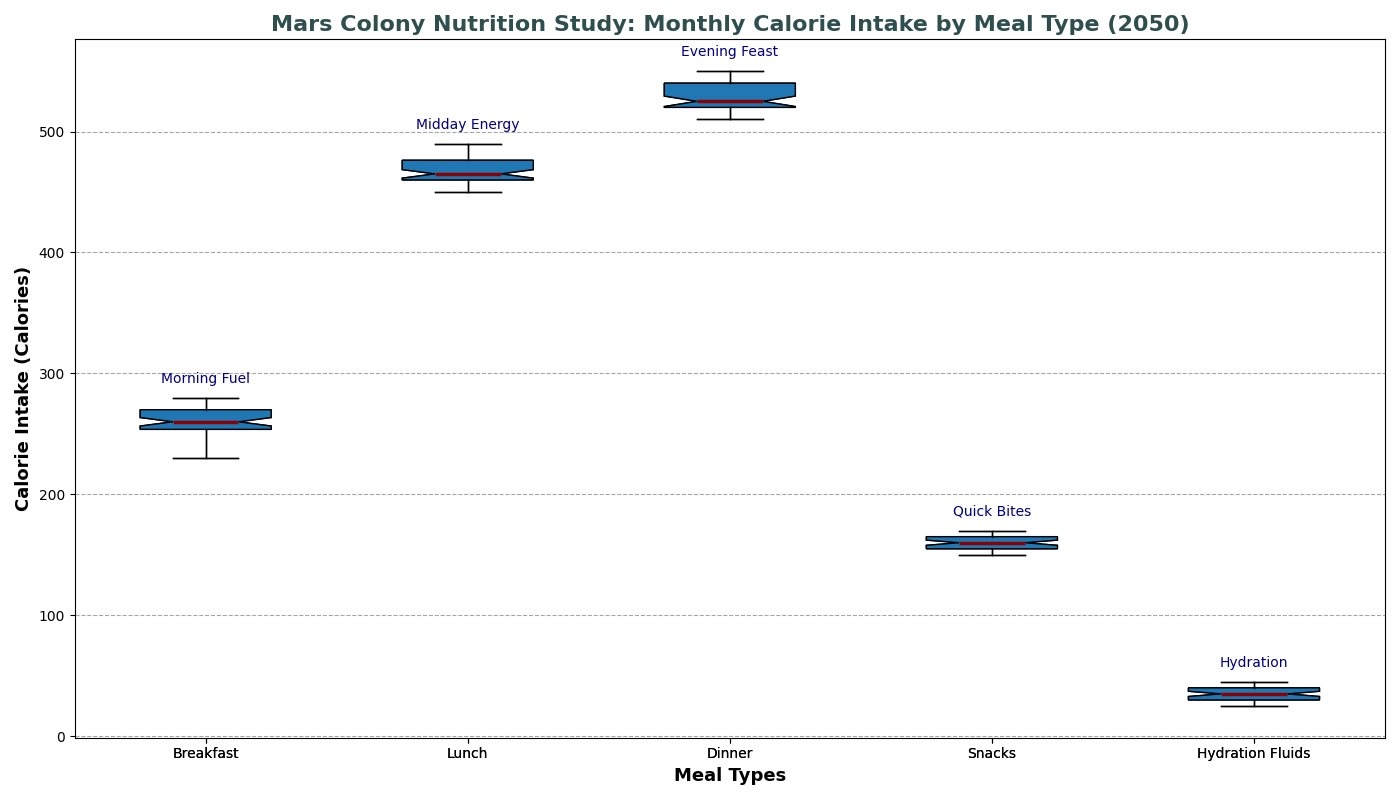

Here is the Python script that generated this plot:
import matplotlib.pyplot as plt
import numpy as np

# Backstory: "Mars Colony Nutrition Study: 2050"
# Researchers are studying the dietary habits of astronauts in a Mars colony over a simulated 12-month period. 
# They have compiled the number of calorie intake per week for different meal types to ensure optimal health and performance.

# The meal types include: Breakfast, Lunch, Dinner, Snacks, and Hydration Fluids
meal_types = ['Breakfast', 'Lunch', 'Dinner', 'Snacks', 'Hydration Fluids']

# The calorie intake (in Calories) data for each meal type over 12 months (52 weeks)
calorie_intake = [
    [230, 250, 245, 270, 260, 255, 240, 255, 250, 265, 270, 275, 280, 260, 245, 250, 230, 255, 260, 250, 265, 270, 270, 255, 250, 275, 260, 265, 250, 255, 260, 270, 270, 275, 280, 260, 255, 270, 265, 250, 255, 270, 270, 275, 250, 255, 270, 265, 275, 280, 255, 260],  # Breakfast
    [460, 470, 450, 480, 490, 475, 465, 460, 450, 480, 490, 475, 465, 460, 450, 490, 480, 475, 460, 450, 460, 475, 480, 465, 460, 475, 480, 490, 450, 460, 475, 460, 475, 450, 480, 465, 475, 480, 460, 450, 460, 480, 470, 465, 455, 470, 450, 480, 455, 465, 470, 460],  # Lunch
    [520, 530, 510, 540, 550, 525, 515, 520, 510, 540, 550, 525, 515, 520, 510, 550, 540, 525, 520, 510, 520, 535, 540, 525, 520, 535, 540, 550, 510, 520, 535, 520, 535, 510, 545, 525, 540, 535, 520, 510, 520, 540, 530, 525, 515, 540, 510, 540, 515, 525, 530, 520],  # Dinner
    [150, 160, 155, 170, 165, 160, 155, 160, 155, 165, 170, 165, 160, 155, 150, 165, 170, 155, 150, 160, 155, 165, 170, 155, 150, 165, 160, 165, 155, 150, 165, 155, 165, 150, 170, 155, 165, 160, 155, 150, 160, 170, 165, 155, 150, 170, 155, 165, 150, 155, 160, 150],  # Snacks
    [30, 35, 25, 40, 45, 35, 30, 32, 28, 42, 40, 35, 32, 30, 25, 40, 45, 35, 32, 28, 32, 35, 40, 35, 30, 35, 45, 40, 32, 30, 35, 32, 35, 25, 40, 35, 38, 40, 32, 30, 35, 40, 35, 32, 30, 40, 25, 40, 35, 32, 30, 28]  # Hydration Fluids
]

# Create the plot
fig, ax = plt.subplots(figsize=(14, 8))

# Create the box plot
boxplot = ax.boxplot(calorie_intake, vert=True, patch_artist=True, labels=meal_types, notch=True)

# Customizing colors for different meal types
colors = ['#FF9999', '#66B3FF', '#99FF99', '#FFCC99', '#FFD700']
for patch, color in zip(boxplot['boxes'], colors):
    patch.set_facecolor(color)

# Customizing median lines
medianprops = dict(linestyle='-', linewidth=2.5, color='darkred')
ax.boxplot(calorie_intake, vert=True, patch_artist=True, labels=meal_types, notch=True, 
           medianprops=medianprops)

# Title and labels
plt.title('Mars Colony Nutrition Study: Monthly Calorie Intake by Meal Type (2050)', 
          fontsize=16, fontweight='bold', color='darkslategray')
plt.xlabel('Meal Types', fontsize=13, fontweight='bold')
plt.ylabel('Calorie Intake (Calories)', fontsize=13, fontweight='bold')

# Add grid for better readability
ax.yaxis.grid(True, linestyle='--', which='major', color='grey', alpha=0.7)

# Highlight observations with annotations
annotations = ["Morning Fuel", "Midday Energy", 
               "Evening Feast", "Quick Bites", 
               "Hydration"]
for i, annotation in enumerate(annotations):
    ax.text(i + 1, max(calorie_intake[i]) + 10, annotation, ha='center', va='bottom', 
            fontsize=10, color='navy')

# Adjust layout to prevent overlapping
plt.tight_layout()

# Display the plot
plt.show()
